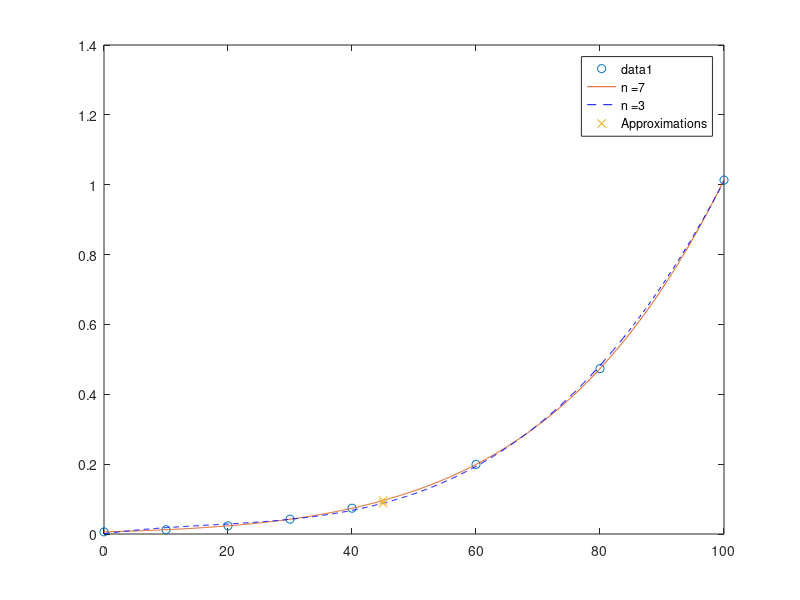

MATLAB code to generate this figure:
t = [0 10 20 30 40 60 80 100];
p = [0.0061 0.0123 0.0234 0.0424 0.0738 0.1992 0.4736 1.0133];

% a)
deg_1 = 7;
deg_2 = 3;

p_1 = polyfit(t, p, deg_1);
p_2 = polyfit(t, p, deg_2);

x = 45;

p_1_val = polyval(p_1, x)
p_2_val = polyval(p_2, x)

actual_val = 0.095848;
err_1 = abs(p_1_val - actual_val)
err_2 = abs(p_2_val - actual_val)

% b)
plot(t, p, 'o');
hold on;

x_plot = 0:0.1:100;
plot(x_plot, polyval(p_1, x_plot), 'DisplayName', strcat('n = ', num2str(deg_1)));
plot(x_plot, polyval(p_2, x_plot), 'b--', 'DisplayName', strcat('n = ', num2str(deg_2)));
plot([x, x], [p_1_val, p_2_val], 'x', 'DisplayName', 'Approximations')
legend;